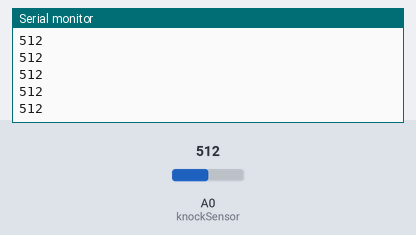
Recording of a sketch running on a simulated Arduino Uno, built with avr-gcc and run on an emulated ATmega328P. Shown: the last lines printed to the serial monitor. The inputs (shaded band) are chosen by the test bench; at power-on: A0 (knockSensor) = 512.

Above: at 1.2 s.
1.3 s: A0 (knockSensor) set to 716
At 1.31 s:
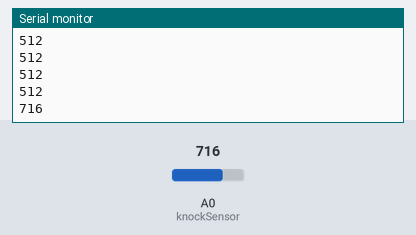
2.8 s: A0 (knockSensor) set to 900
At 2.81 s:
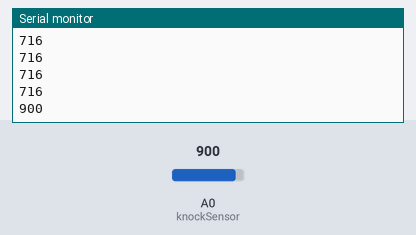
Timing chart, 0 to 5.8 s (numbered marks = the images above; inputs shaded):
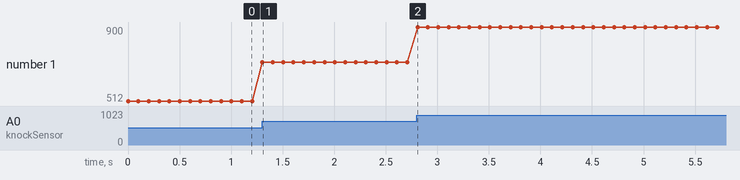

The sketch:

Strike_Plate_Detector.ino
```cpp
const int knockSensor = A0; // the piezo is connected to analog pin 0
const int threshold = 79;  // threshold value to decide when the detected sound is a knock or not


// these variables will change:
int sensorReading = 0;      // variable to store the value read from the sensor pin

void setup() {
  Serial.begin(9600);       // use the serial port
}

void loop() {
  // read the sensor and store it in the variable sensorReading:
  sensorReading = analogRead(knockSensor);
  if(sensorReading > threshold){
    Serial.println(sensorReading);
    }

  delay(100);  // delay to avoid overloading the serial port buffer
}
```

Measured:
- after the input at 1.3 s, the serial monitor: prints a new line at once (image 1)
- after the input at 2.8 s, the serial monitor: prints a new line at once (image 2)
- plotted number 1: 512 → 716 after the input at 1.3 s, 716 → 900 after the input at 2.8 s
